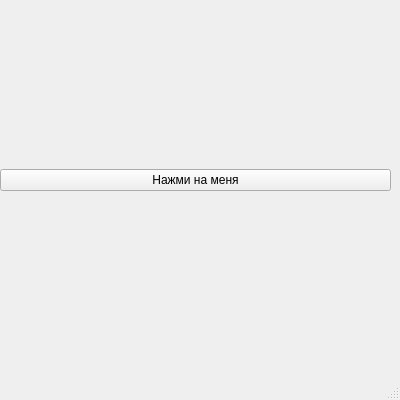
<?xml version="1.0" encoding="UTF-8"?>
<ui version="4.0">
 <class>MainWindow</class>
 <widget class="QMainWindow" name="MainWindow">
  <property name="geometry">
   <rect>
    <x>0</x>
    <y>0</y>
    <width>400</width>
    <height>400</height>
   </rect>
  </property>
  <property name="windowTitle">
   <string>MainWindow</string>
  </property>
  <widget class="QWidget" name="centralwidget">
   <widget class="QWidget" name="verticalLayoutWidget">
    <property name="geometry">
     <rect>
      <x>0</x>
      <y>0</y>
      <width>391</width>
      <height>361</height>
     </rect>
    </property>
    <layout class="QVBoxLayout" name="verticalLayout">
     <item>
      <widget class="QPushButton" name="pushButton">
       <property name="text">
        <string>Нажми на меня</string>
       </property>
      </widget>
     </item>
    </layout>
   </widget>
  </widget>
  <widget class="QMenuBar" name="menubar">
   <property name="geometry">
    <rect>
     <x>0</x>
     <y>0</y>
     <width>400</width>
     <height>21</height>
    </rect>
   </property>
  </widget>
  <widget class="QStatusBar" name="statusbar"/>
 </widget>
 <resources/>
 <connections/>
</ui>
